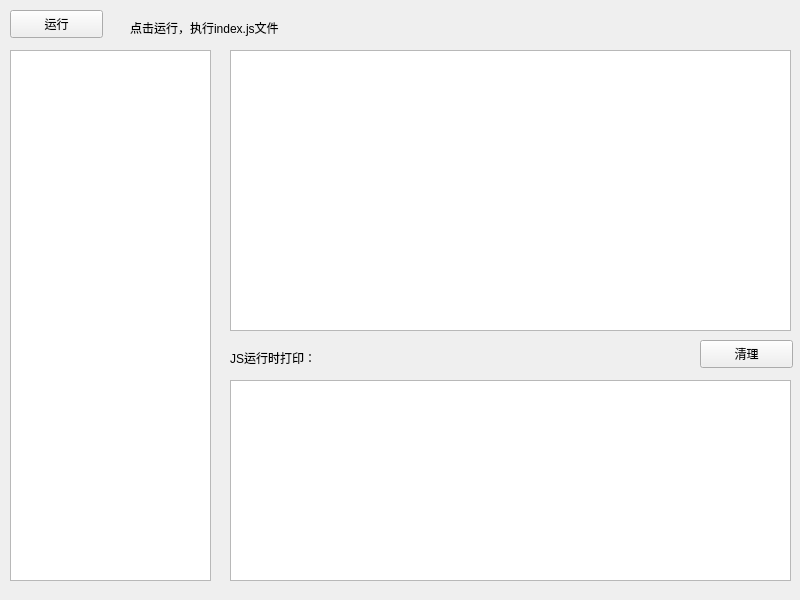
<?xml version="1.0" encoding="UTF-8"?>
<ui version="4.0">
 <class>JsTestWindow</class>
 <widget class="QMainWindow" name="JsTestWindow">
  <property name="geometry">
   <rect>
    <x>0</x>
    <y>0</y>
    <width>800</width>
    <height>600</height>
   </rect>
  </property>
  <property name="windowTitle">
   <string>Js运行时测试</string>
  </property>
  <widget class="QWidget" name="centralwidget">
   <widget class="QTreeView" name="treeView">
    <property name="geometry">
     <rect>
      <x>10</x>
      <y>50</y>
      <width>201</width>
      <height>531</height>
     </rect>
    </property>
   </widget>
   <widget class="QTextBrowser" name="textBrowser">
    <property name="geometry">
     <rect>
      <x>230</x>
      <y>50</y>
      <width>561</width>
      <height>281</height>
     </rect>
    </property>
   </widget>
   <widget class="QListWidget" name="listWidget">
    <property name="geometry">
     <rect>
      <x>230</x>
      <y>380</y>
      <width>561</width>
      <height>201</height>
     </rect>
    </property>
   </widget>
   <widget class="QPushButton" name="pushButton">
    <property name="geometry">
     <rect>
      <x>10</x>
      <y>10</y>
      <width>93</width>
      <height>28</height>
     </rect>
    </property>
    <property name="text">
     <string>运行</string>
    </property>
   </widget>
   <widget class="QLabel" name="label">
    <property name="geometry">
     <rect>
      <x>230</x>
      <y>350</y>
      <width>151</width>
      <height>16</height>
     </rect>
    </property>
    <property name="text">
     <string>JS运行时打印：</string>
    </property>
   </widget>
   <widget class="QLabel" name="label_2">
    <property name="geometry">
     <rect>
      <x>130</x>
      <y>20</y>
      <width>321</width>
      <height>16</height>
     </rect>
    </property>
    <property name="text">
     <string>点击运行，执行index.js文件</string>
    </property>
   </widget>
   <widget class="QPushButton" name="pushButton_2">
    <property name="geometry">
     <rect>
      <x>700</x>
      <y>340</y>
      <width>93</width>
      <height>28</height>
     </rect>
    </property>
    <property name="text">
     <string>清理</string>
    </property>
   </widget>
  </widget>
 </widget>
 <resources/>
 <connections/>
</ui>
